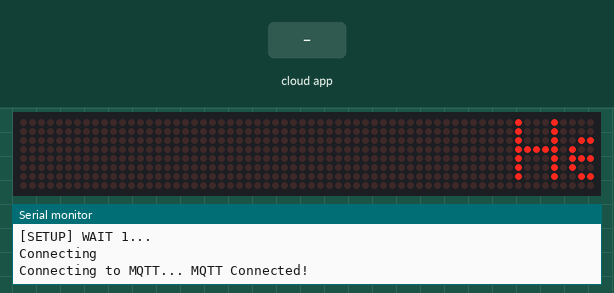
Simulated run of this sketch. Board: ESP8266 (NodeMCU). Parts: 64×8 LED matrix, the last lines printed to the serial monitor. The test bench sets the inputs (shaded band). WiFi joins after 1.5 s; servers stay silent unless stated; no MQTT or app messages arrive unless stated.

Above: at 6.18 s.
6.2 s: the phone or cloud app sets text to 0
At 6.41 s:
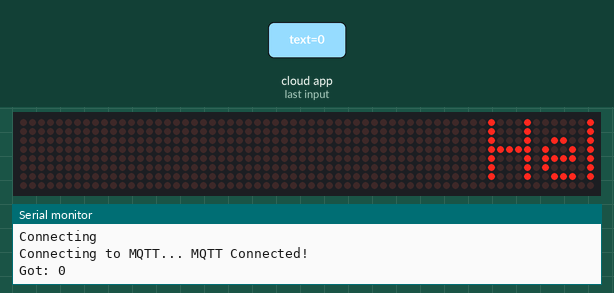
At 7.47 s:
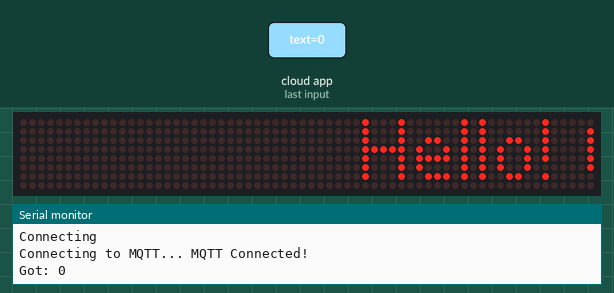
7.9 s: the phone or cloud app sets text to 1
At 9.52 s:
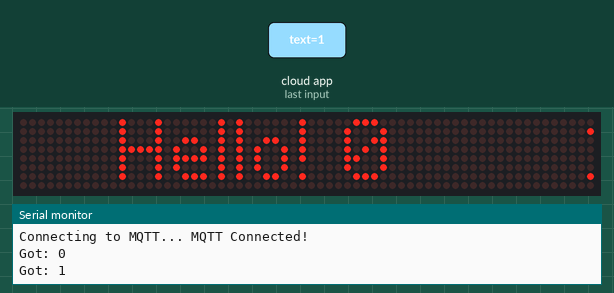

The sketch:

Voice_Controlled_Scrolling_LED_display.ino
```cpp
/************************* Necessary Libraries *********************************/
#include <MD_MAX72xx.h>
#include <SPI.h>
#include <ESP8266WiFi.h>
#include <ESP8266WiFiMulti.h>
#include <ESP8266HTTPClient.h>
#include "Adafruit_MQTT.h"
#include "Adafruit_MQTT_Client.h"

#define SCROLL_DELAY 75

/************************* Variables *********************************/
char* str;
String payload;
uint32_t present;
bool first_time;
uint16_t  scrollDelay;  // in milliseconds
#define  CHAR_SPACING  1 // pixels between characters

// Global message buffers shared by Serial and Scrolling functions
#define BUF_SIZE  75
char curMessage[BUF_SIZE];
char newMessage[BUF_SIZE];
bool newMessageAvailable = false;

ESP8266WiFiMulti WiFiMulti;

// Define the number of devices we have in the chain and the hardware interface
// NOTE: These pin numbers will probably not work with your hardware and may
// need to be adapted
#define	MAX_DEVICES	8

/************************* Matrix Display Pins *********************************/
#define  CLK_PIN   D5 // or SCK
#define DATA_PIN  D7 // or MOSI
#define CS_PIN    D8 // or SS

/************************* Adafruit.io Setup *********************************/
#define AIO_SERVER      "io.adafruit.com"
#define AIO_SERVERPORT  1883                   // use 8883 for SSL
#define AIO_USERNAME    "Krishna_vardhan"
#define AIO_KEY         "aio_muQr59hdsEeNYkUk13jgkjhRpqvN"


/************ Global State (you don't need to change this!) ******************/

// Create an ESP8266 WiFiClient class to connect to the MQTT server.
WiFiClient client;
// or... use WiFiFlientSecure for SSL
//WiFiClientSecure client;

// Setup the MQTT client class by passing in the WiFi client and MQTT server and login details.
Adafruit_MQTT_Client mqtt(&client, AIO_SERVER, AIO_SERVERPORT, AIO_USERNAME, AIO_KEY);

/****************************** Feeds ***************************************/

// Setup a feed called 'onoff' for subscribing to changes.
Adafruit_MQTT_Subscribe message = Adafruit_MQTT_Subscribe(&mqtt, AIO_USERNAME "/feeds/text");

/*************************** Sketch Code ************************************/

// Bug workaround for Arduino 1.6.6, it seems to need a function declaration
// for some reason (only affects ESP8266, likely an arduino-builder bug).
void MQTT_connect();

// SPI hardware interface
MD_MAX72XX mx = MD_MAX72XX(CS_PIN, MAX_DEVICES);
// Arbitrary pins
//MD_MAX72XX mx = MD_MAX72XX(DATA_PIN, CLK_PIN, CS_PIN, MAX_DEVICES);


uint8_t scrollDataSource(uint8_t dev, MD_MAX72XX::transformType_t t)
// Callback function for data that is required for scrolling into the display
{
  static char		*p = curMessage;
  static uint8_t	state = 0;
  static uint8_t	curLen, showLen;
  static uint8_t	cBuf[8];
  uint8_t colData;

  // finite state machine to control what we do on the callback
  switch (state)
  {
    case 0:	// Load the next character from the font table
      showLen = mx.getChar(*p++, sizeof(cBuf) / sizeof(cBuf[0]), cBuf);
      curLen = 0;
      state++;

      // if we reached end of message, reset the message pointer
      if (*p == '\0')
      {
        p = curMessage;			// reset the pointer to start of message
        if (newMessageAvailable)	// there is a new message waiting
        {
          strcpy(curMessage, str);	// copy it in
          newMessageAvailable = false;
        }
      }
    // !! deliberately fall through to next state to start displaying

    case 1:	// display the next part of the character
      colData = cBuf[curLen++];
      if (curLen == showLen)
      {
        showLen = CHAR_SPACING;
        curLen = 0;
        state = 2;
      }
      break;

    case 2:	// display inter-character spacing (blank column)
      colData = 0;
      curLen++;
      if (curLen == showLen)
        state = 0;
      break;

    default:
      state = 0;
  }

  return (colData);
}

void scrollText(void)
{
  static uint32_t	prevTime = 0;

  // Is it time to scroll the text?
  if (millis() - prevTime >= scrollDelay)
  {
    mx.transform(MD_MAX72XX::TSL);	// scroll along - the callback will load all the data
    prevTime = millis();			// starting point for next time
  }
}
void  no_connection(void)
{
  newMessageAvailable = 1;
  strcpy(curMessage, "No Internet! ");
  scrollText();


}
void setup()
{
  mx.begin();
  mx.setShiftDataInCallback(scrollDataSource);

  scrollDelay = SCROLL_DELAY;
  strcpy(curMessage, "Hello! ");
  newMessage[0] = '\0';

  Serial.begin(57600);
  Serial.print("\n[MD_MAX72XX Message Display]\nType a message for the scrolling display\nEnd message line with a newline");

  Serial.begin(115200);
  // Serial.setDebugOutput(true);

  Serial.println();
  Serial.println();
  Serial.println();

  for (uint8_t t = 4; t > 0; t--) {
    Serial.printf("[SETUP] WAIT %d...\n", t);
    Serial.flush();
    delay(1000);
  }

  WiFi.mode(WIFI_STA);
  WiFiMulti.addAP("No Access", "chathurajupalli");
  WiFiMulti.addAP("SSID2", "PASS2");
  WiFiMulti.addAP("SSID3", "PASS3");
  Serial.println("Connecting");
  newMessageAvailable = 1;
  present = millis();
  first_time = 1;
    // Setup MQTT subscription for onoff feed.
  mqtt.subscribe(&message);
 str = "WELCOME";
}

void loop()
{
  while (WiFiMulti.run() != WL_CONNECTED) {
    Serial.println("WiFi not connected!");
    delay(1000);
  }
  // Ensure the connection to the MQTT server is alive (this will make the first
  // connection and automatically reconnect when disconnected).  See the MQTT_connect
  // function definition further below.
  MQTT_connect();

  // this is our 'wait for incoming subscription packets' busy subloop
  // try to spend your time here


  Adafruit_MQTT_Subscribe *subscription;
  while ((subscription = mqtt.readSubscription(1))) {
    if (subscription == &message) {
      payload ="";
      Serial.print(F("Got: "));
      Serial.println((char *)message.lastread);
      str = (char*)message.lastread;
      payload = (String) str;
      //payload.toUpperCase();        // Comment this if upper case character is required
      payload += "       ";
      str = &payload[0];
      newMessageAvailable = 1;
    }
  }

  scrollText();
}
void MQTT_connect() {
  int8_t ret;

  // Stop if already connected.
  if (mqtt.connected()) {
    return;
  }

  Serial.print("Connecting to MQTT... ");

  uint8_t retries = 3;
  while ((ret = mqtt.connect()) != 0) { // connect will return 0 for connected
       Serial.println(mqtt.connectErrorString(ret));
       Serial.println("Retrying MQTT connection in 5 seconds...");
       mqtt.disconnect();
       delay(5000);  // wait 5 seconds
       retries--;
       if (retries == 0) {
         // basically die and wait for WDT to reset me
         while (1);
       }
  }
  Serial.println("MQTT Connected!");
}
```
